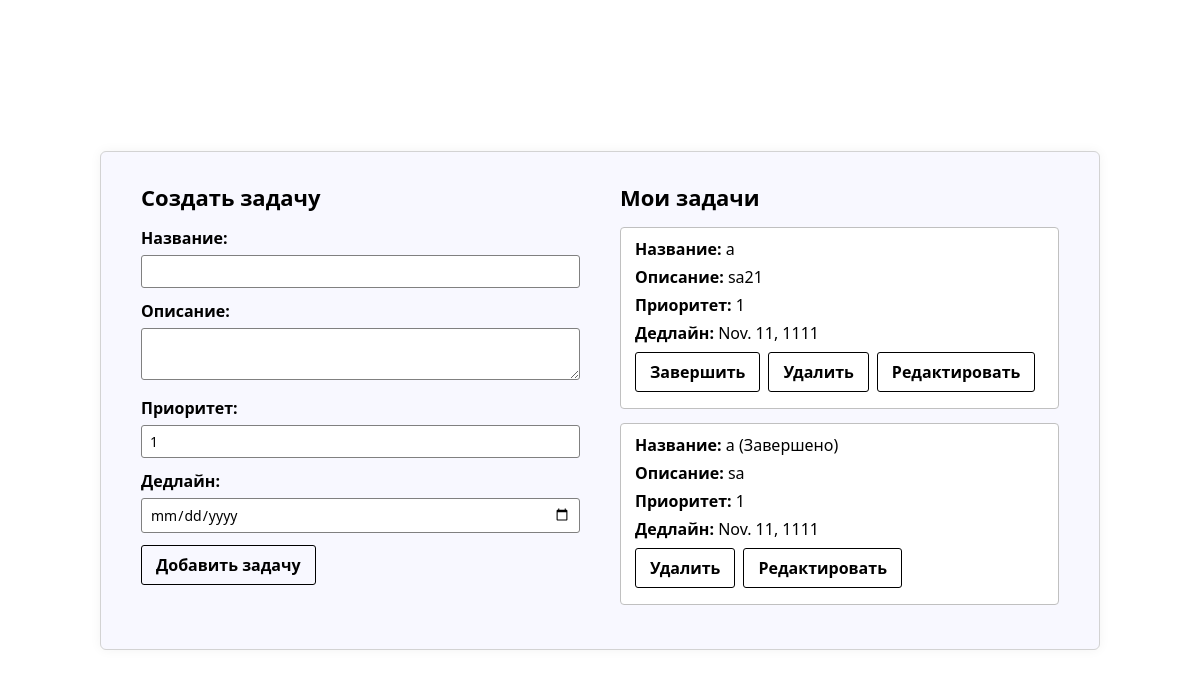
Page /tasks/ (signed in) on the earlier database version.
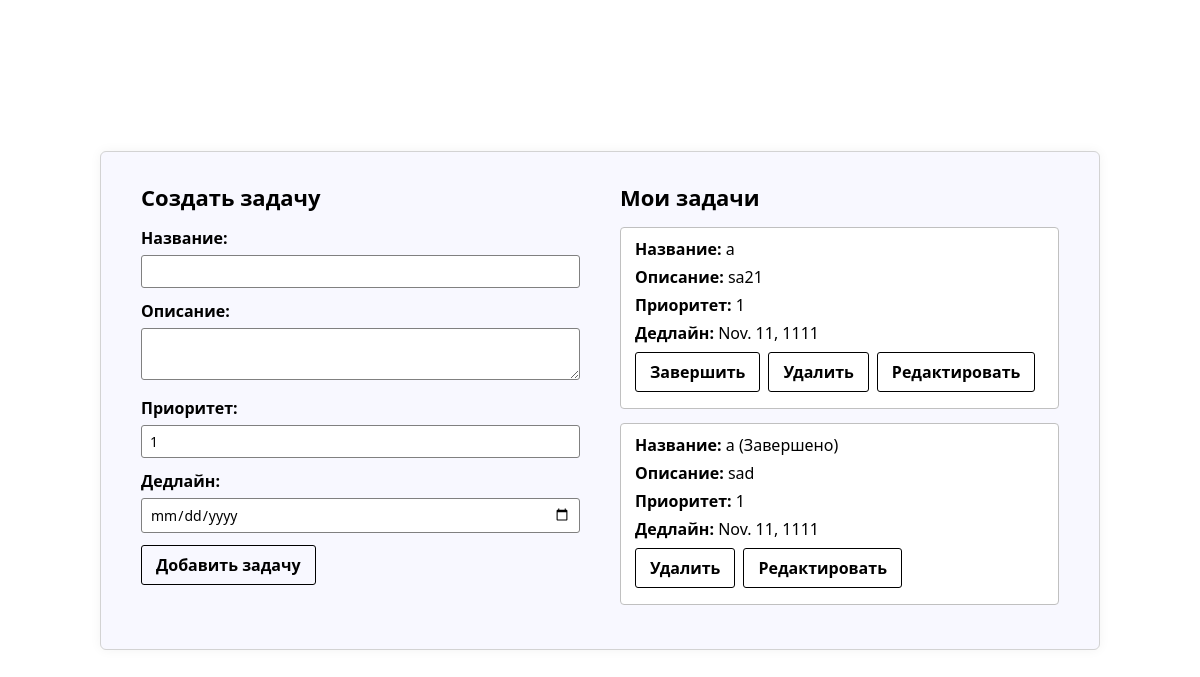
Same page on the later database version.
### tasks/models.py (models this page shows, shortened)
class Task(models.Model):
    user = models.ForeignKey(User, on_delete=models.CASCADE)
    title = models.CharField(max_length=255)
    description = models.TextField(blank=True)
    priority = models.IntegerField(default=1)
    deadline = models.DateField(null=True, blank=True)
    is_completed = models.BooleanField(default=False)
    created_at = models.DateTimeField()
    updated_at = models.DateTimeField()

### tasks/views.py (the view, shortened to what this page needs)
# urls.py: path("", task_list, name="task_list"),
@login_required
def task_list(request):
    tasks = Task.objects.filter(user=request.user).order_by("is_completed", "deadline", "-priority")
    return render(request, "task_list.html", {"tasks": tasks})

### tasks/templates/task_list.html (shortened to what this page needs)
<!DOCTYPE html>
<html lang="en">
<head>
  <link rel="stylesheet" href="/static/task_list.css">
</head>
<body>
  <div class="tasks-container">
    <div class="left-form">
      <h2>Создать задачу</h2>
      <form method="post">
        <label>Название:</label>
        <input type="text" name="title" required>
        <label>Описание:</label>
        <textarea name="description"></textarea>
        <label>Приоритет:</label>
        <input type="number" name="priority" value="1" min="1" max="5">
        <label>Дедлайн:</label>
        <input type="date" name="deadline">
        <button type="submit" name="create_task">Добавить задачу</button>
      </form>
    </div>
    <div class="right-tasks">
      <h2>Мои задачи</h2>
      {% if tasks %}
        {% for task in tasks %}
          <div class="task-card">
            <div><strong>Название:</strong> {{ task.title }} {% if task.is_completed %}(Завершено){% endif %}</div>
            {% if task.description %}
              <div class="description-wrapper">
                <strong>Описание:</strong> {{ task.description|safe }}
              </div>
            {% endif %}
            <div><strong>Приоритет:</strong> {{ task.priority }}</div>
            {% if task.deadline %}
              <div><strong>Дедлайн:</strong> {{ task.deadline }}</div>
            {% endif %}
            <div class="task-actions">
              {% if not task.is_completed %}
              <form method="post">
                <button type="submit" name="complete_task" value="{{ task.id }}">Завершить</button>
              </form>
              {% endif %}
              <form method="post">
                <button type="submit" name="delete_task" value="{{ task.id }}">Удалить</button>
              </form>
              <a href="{% url 'edit_task' task.id %}">Редактировать</a>
            </div>
          </div>
        {% endfor %}
      {% else %}
        <p>Задач пока нет.</p>
      {% endif %}
    </div>
  </div>
</body>
</html>

### static/task_list.css (style rules this page uses)
body { font-family: "Segoe UI", Tahoma, Geneva, Verdana, sans-serif; background: white; color: black; margin: 0; height: 100vh; display: flex; justify-content: center; align-items: center; }
.tasks-container { display: flex; gap: 40px; border: 1px solid lightgray; padding: 30px 40px; border-radius: 6px; background: ghostwhite; box-shadow: 0 0 12px rgba(0, 0, 0, 0.05); max-width: 1000px; width: 100%; box-sizing: border-box; }
.left-form, .right-tasks { width: 50%; }
h2 { margin-top: 0; margin-bottom: 15px; font-weight: 700; font-size: 22px; }
label { display: block; margin-bottom: 6px; font-weight: 600; }
input[type="text"], input[type="number"], input[type="date"], textarea { width: 100%; padding: 6px 8px; border: 1px solid gray; border-radius: 3px; font-size: 14px; margin-bottom: 12px; font-family: inherit; color: black; background: white; box-sizing: border-box; }
button { padding: 8px 14px; border: 1px solid black; background: transparent; font-weight: 600; cursor: pointer; border-radius: 3px; font-family: inherit; color: black; transition: background 0.15s ease; font-size: 16px; }
.task-card { border: 1px solid silver; border-radius: 4px; padding: 10px 14px; margin-bottom: 14px; background: white; }
.task-card > div { margin-bottom: 6px; }
.task-actions { display: flex; gap: 8px; flex-wrap: wrap; margin-top: 8px; }
.task-actions form { display: inline; }
.task-actions a { padding: 8px 14px; border: 1px solid black; border-radius: 3px; text-decoration: none; color: black; font-weight: 600; }
.description-wrapper p { display: inline; margin: 0; }
.description-wrapper { margin-bottom: 4px; }

Differences in the rows shown:
changed Task: description "sa" → "sad"
